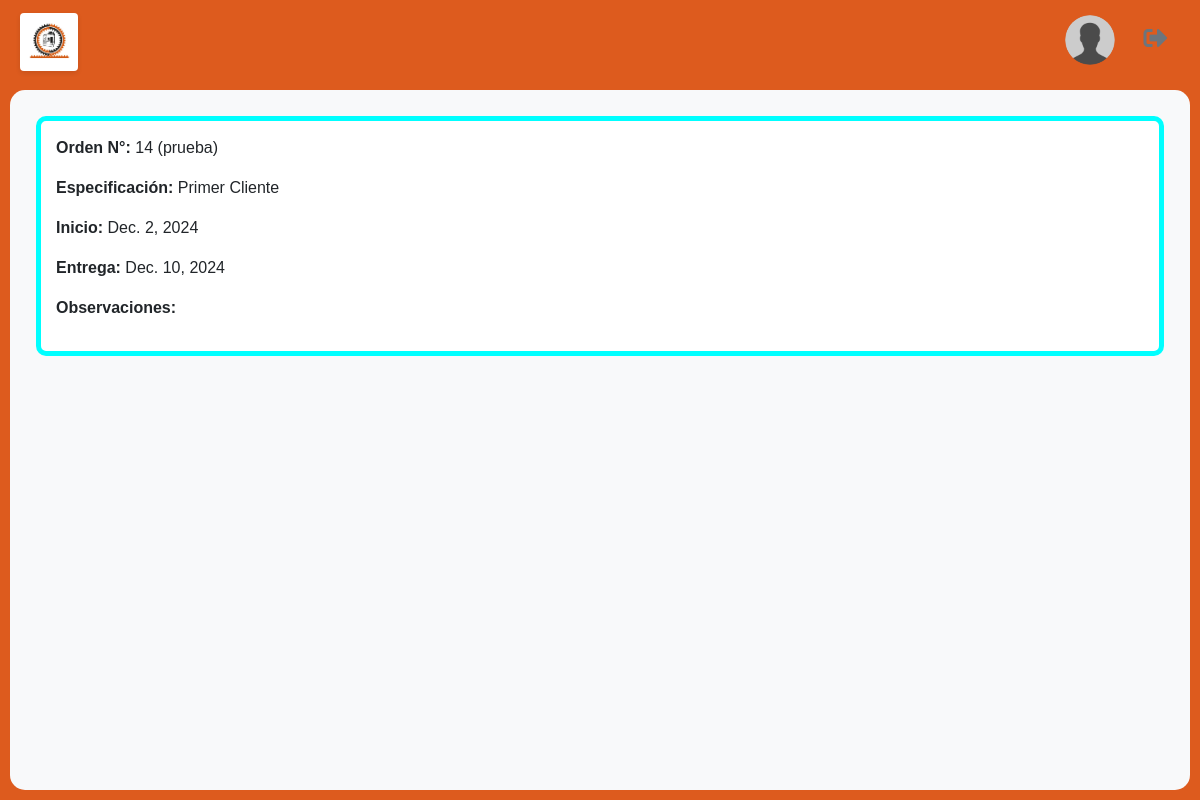
/lista/ (signed in), run on an earlier commit of the app's database.
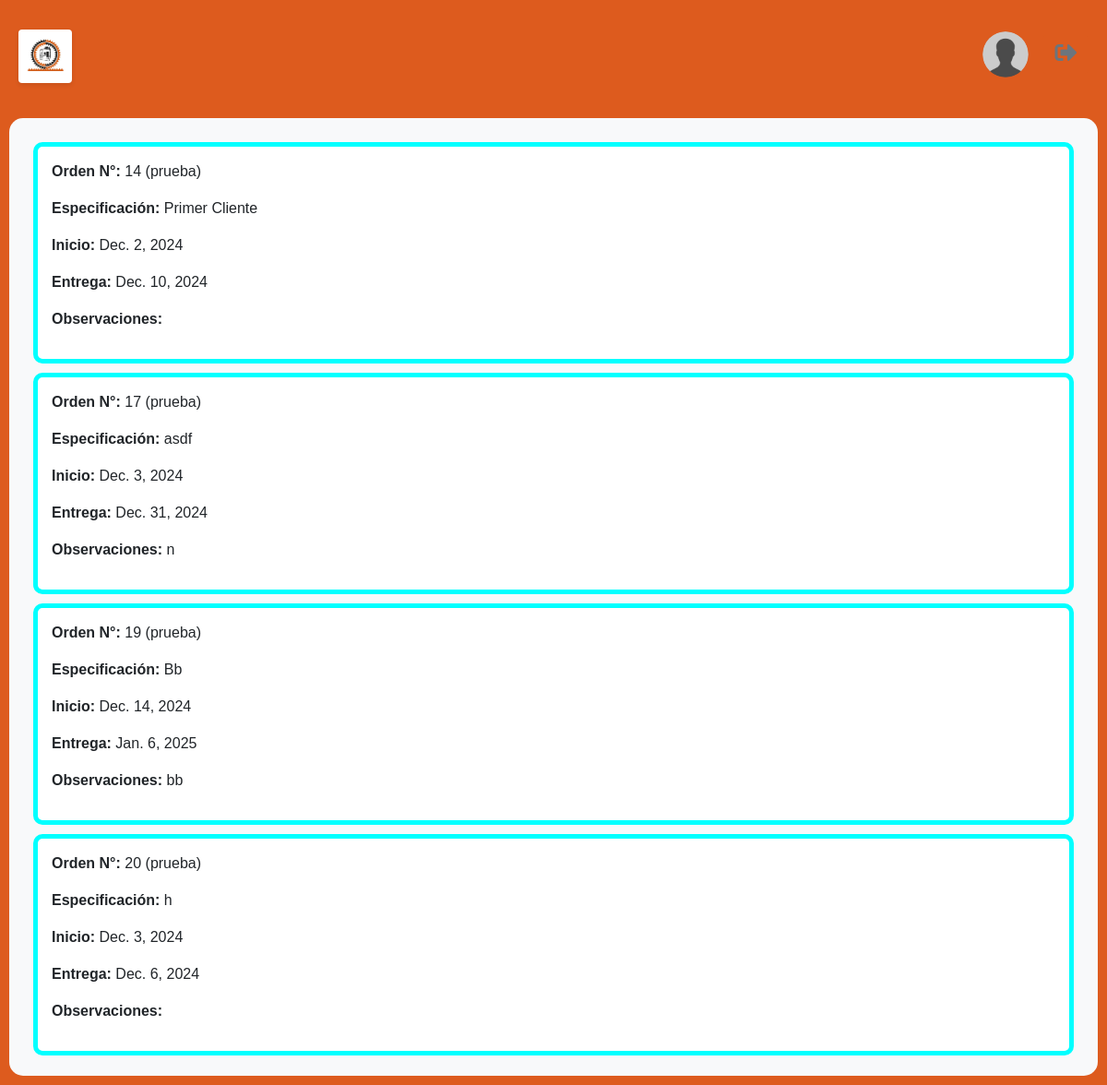
And on a later commit of the database.
### orders/models.py (models this page shows, shortened)
class Order(models.Model):
    client = models.ForeignKey(Client, on_delete=models.CASCADE, related_name="orders")
    description = models.TextField() # specification description
    quantity = models.IntegerField() # solicited cuantity
    start_date = models.DateField()
    delivery_date = models.DateField()
    status = models.ForeignKey(OrderStatus, on_delete=models.CASCADE, related_name="orders")
    observations = models.TextField(blank=True, null=True)
    created_by = models.ForeignKey(User, on_delete=models.CASCADE, related_name="created_orders")

class OrderStatus(models.Model):
    status = models.CharField(max_length=20)
    color = models.CharField(max_length=10)
    def __str__(self):
        return f"{self.status}"

### orders/views.py (the view)
# urls.py: path('lista/', order_views.OperatorView.as_view(), name="list"),
class OperatorView(LoginRequiredMixin, ListView):
    model = Order
    template_name = "orders/operator.html"
    context_object_name = "orders"
    paginate_by = 25
    def get_queryset(self):
        return Order.objects.filter(order_users__user=self.request.user)

### templates/orders/operator.html (shortened to what this page needs)
{% extends "base.html" %}
{% load static %}
{% block container %}
<div class="scroll-container">
    {% for order in orders %}
    <div style="border: 5px solid {{ order.status.color }}; background-color: white; padding: 15px; margin: 10px; border-radius: 10px;">
        <p><strong>Orden N°:</strong> {{ order.id }} <span>({{ order.status }})</span></p>
        <p><strong>Especificación:</strong> {{ order.description|urlize }}</p>
        <p><strong>Inicio:</strong> {{ order.start_date }}</p>
        <p><strong>Entrega:</strong> {{ order.delivery_date }}</p>
        <p><strong>Observaciones:</strong> {{ order.observations }}</p>
    </div>
    {% endfor %}
</div>
{% endblock %}

### templates/base.html (shortened to what this page needs)
<!DOCTYPE html>
<html lang="en">
<head>
    {% load static %}
    <link rel="stylesheet" href="{% static 'css/bootstrap.min.css' %}?v={% now 'U' %}">
    <link rel="stylesheet" href="{% static 'css/main.css' %}?v={% now 'U' %}">
    <link rel="stylesheet" href="https://use.fontawesome.com/releases/v5.1.0/css/all.css?v={% now 'U' %}" />
</head>
<body class="main-body">
    {% include "navbar.html" %}
    <div class="container-wrapper">
        <div class="rounded-container">
            {% block container %}{% endblock %}
        </div>
    </div>
</body>
</html>

### templates/navbar.html
{% load static %}
<nav class="navbar navbar-expand sticky-top">
    <div class="container-fluid">
        <a class="navbar-brand bg-white rounded p-1 mt-1" href="{% url 'redirect' %}">
            <img src="{% static 'img/logo.png' %}" class="img-upg d-inline-block align-top" height="50" alt="Logo"/>
        </a>
        <div class="d-flex justify-content-end align-items-center">
            <div class="navbar-nav nav-icon">
                <a href="" class="nav-item">
                    <img src="{% static 'img/default-profile.png' %}" alt="Perfil"/>
                </a>
                <a href="{% url 'user_logout' %}" class="btn btn-color btn-outline-secondary nav-item">
                    <i class="fas fa-sign-out-alt" style="font-size: 1.5rem;"></i>
                </a>
            </div>
        </div>
    </div>
</nav>

### static/css/main.css (style rules this page uses)
:root { --primary-color: #dd5b1e; --text-color: #212529; --secondary-color: #6c757d; --background-color: #f8f9fa; --border-color: #dee2e6; --scrollbar-thumb-color: #6c757d; }
body { background-color: var(--primary-color); color: var(--text-color); margin: 0; padding: 0; font-family: Arial, sans-serif; overflow: hidden; }
.navbar { background-color: var(--primary-color); height: 10vh; display: flex; align-items: center; padding: 0 20px; }
.navbar-brand { display: flex; align-items: center; justify-content: center; padding: 0; margin: 0; box-shadow: 0px 2px 5px rgba(0, 0, 0, 0.1); }
.nav-item img, .nav-item i { transition: transform 0.2s ease; max-height: 100%; }
.container-fluid { display: flex; justify-content: space-between; align-items: center; height: 100%; }
.nav-icon { display: flex; align-items: center; gap: 15px; }
.nav-item img { height: auto; max-height: 50px; border-radius: 50%; }
.main-body { margin: 0; height: 100vh; display: flex; flex-direction: column; background-color: var(--primary-color); }
.rounded-container { background-color: var(--background-color); border-radius: 15px; height: 100%; overflow: hidden; max-height: 90vh; }
.container-wrapper { flex: 1; margin: 10px; }
.scroll-container { overflow-y: auto; padding: 1rem; max-height: calc(90vh - 20px) }
.btn-color { background-color: var(--primary-color); border-color: var(--primary-color); }

What changed in the data, as far as the page shows it:
added Order: id "17", status "prueba", description "asdf", start_date "Dec. 3, 2024", delivery_date "Dec. 31, 2024", observations "n"
added Order: id "19", status "prueba", description "Bb", start_date "Dec. 14, 2024", delivery_date "Jan. 6, 2025", observations "bb"
added Order: id "20", status "prueba", description "h", start_date "Dec. 3, 2024", delivery_date "Dec. 6, 2024"
